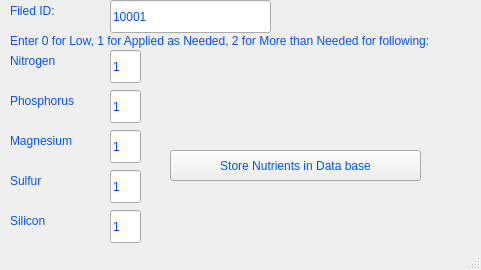
<?xml version="1.0" encoding="UTF-8"?>
<ui version="4.0">
 <class>MainWindow</class>
 <widget class="QMainWindow" name="MainWindow">
  <property name="geometry">
   <rect>
    <x>0</x>
    <y>0</y>
    <width>481</width>
    <height>270</height>
   </rect>
  </property>
  <property name="windowTitle">
   <string>Nutrients Required</string>
  </property>
  <property name="styleSheet">
   <string notr="true">color: rgb(0, 85, 255);
font: 75 12pt &quot;MS Shell Dlg 2&quot;;</string>
  </property>
  <widget class="QWidget" name="centralwidget">
   <widget class="QPushButton" name="pushButton">
    <property name="geometry">
     <rect>
      <x>170</x>
      <y>150</y>
      <width>251</width>
      <height>31</height>
     </rect>
    </property>
    <property name="text">
     <string>Store Nutrients in Data base</string>
    </property>
   </widget>
   <widget class="QLineEdit" name="lineEdit_3">
    <property name="geometry">
     <rect>
      <x>110</x>
      <y>50</y>
      <width>31</width>
      <height>33</height>
     </rect>
    </property>
    <property name="text">
     <string>1</string>
    </property>
   </widget>
   <widget class="QLineEdit" name="lineEdit_4">
    <property name="geometry">
     <rect>
      <x>110</x>
      <y>90</y>
      <width>31</width>
      <height>33</height>
     </rect>
    </property>
    <property name="text">
     <string>1</string>
    </property>
   </widget>
   <widget class="QLineEdit" name="lineEdit_5">
    <property name="geometry">
     <rect>
      <x>110</x>
      <y>130</y>
      <width>31</width>
      <height>33</height>
     </rect>
    </property>
    <property name="text">
     <string>1</string>
    </property>
   </widget>
   <widget class="QLineEdit" name="lineEdit_6">
    <property name="geometry">
     <rect>
      <x>110</x>
      <y>170</y>
      <width>31</width>
      <height>33</height>
     </rect>
    </property>
    <property name="text">
     <string>1</string>
    </property>
   </widget>
   <widget class="QLabel" name="label_3">
    <property name="geometry">
     <rect>
      <x>10</x>
      <y>50</y>
      <width>71</width>
      <height>21</height>
     </rect>
    </property>
    <property name="text">
     <string>Nitrogen</string>
    </property>
   </widget>
   <widget class="QLabel" name="label_4">
    <property name="geometry">
     <rect>
      <x>10</x>
      <y>90</y>
      <width>101</width>
      <height>21</height>
     </rect>
    </property>
    <property name="text">
     <string>Phosphorus</string>
    </property>
   </widget>
   <widget class="QLabel" name="label_5">
    <property name="geometry">
     <rect>
      <x>10</x>
      <y>170</y>
      <width>61</width>
      <height>21</height>
     </rect>
    </property>
    <property name="text">
     <string>Sulfur</string>
    </property>
   </widget>
   <widget class="QLabel" name="label_6">
    <property name="geometry">
     <rect>
      <x>10</x>
      <y>130</y>
      <width>91</width>
      <height>21</height>
     </rect>
    </property>
    <property name="text">
     <string>Magnesium</string>
    </property>
   </widget>
   <widget class="QLabel" name="label_2">
    <property name="geometry">
     <rect>
      <x>10</x>
      <y>210</y>
      <width>51</width>
      <height>21</height>
     </rect>
    </property>
    <property name="text">
     <string>Silicon</string>
    </property>
   </widget>
   <widget class="QLineEdit" name="lineEdit_2">
    <property name="geometry">
     <rect>
      <x>110</x>
      <y>210</y>
      <width>31</width>
      <height>33</height>
     </rect>
    </property>
    <property name="text">
     <string>1</string>
    </property>
   </widget>
   <widget class="QLineEdit" name="lineEdit_9">
    <property name="geometry">
     <rect>
      <x>110</x>
      <y>0</y>
      <width>161</width>
      <height>33</height>
     </rect>
    </property>
    <property name="text">
     <string>10001</string>
    </property>
   </widget>
   <widget class="QLabel" name="label_7">
    <property name="geometry">
     <rect>
      <x>10</x>
      <y>0</y>
      <width>71</width>
      <height>21</height>
     </rect>
    </property>
    <property name="text">
     <string>Filed ID:</string>
    </property>
   </widget>
   <widget class="QLabel" name="label_8">
    <property name="geometry">
     <rect>
      <x>10</x>
      <y>30</y>
      <width>461</width>
      <height>21</height>
     </rect>
    </property>
    <property name="styleSheet">
     <string notr="true">font: 75 10pt &quot;MS Shell Dlg 2&quot;;</string>
    </property>
    <property name="text">
     <string>Enter 0 for Low, 1 for Applied as Needed, 2 for More than Needed for following:</string>
    </property>
   </widget>
  </widget>
  <widget class="QStatusBar" name="statusbar"/>
 </widget>
 <resources/>
 <connections/>
</ui>
